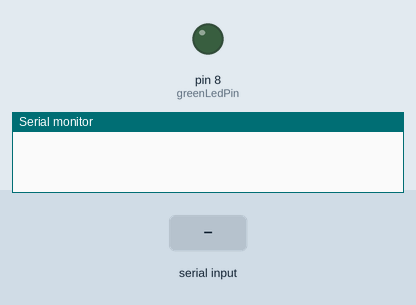
The sketch below on a simulated Arduino Uno, built with avr-gcc and run on an emulated ATmega328P. Shown: output pins drawn as LEDs (lit = HIGH), the last lines printed to the serial monitor. The test bench sets the inputs (shaded band).

Above: at 1.2 s.
1.3 s: "90,45\n" received over Serial
At 3.0 s:
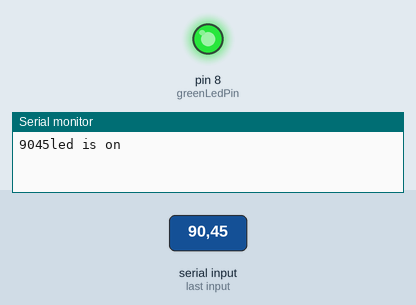
3.8 s: "5\n" received over Serial
Timing chart, 0 to 6.8 s (numbered marks = the images above; inputs shaded):
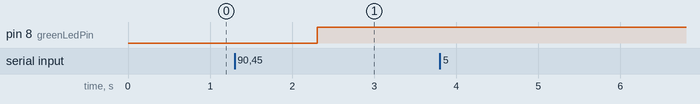

Measured:
- after the input at 1.3 s, pin 8 (greenLedPin): LOW → HIGH after 1.0 s

The sketch:

Receiver_master.ino
```cpp
//new code for receiver

#define greenLedPin 8
int dataFromSlave = "";
int bpmnumber = 0;
String number = "";
void setup() {
  pinMode(greenLedPin, OUTPUT);
  digitalWrite(greenLedPin, LOW);
  //pinMode(masterSwitchPin, INPUT);
  //digitalWrite(masterSwitchPin,LOW);
  Serial.begin(9600); // Default baud rate of the Bluetooth module
}
void loop() {
  while (Serial.available() > 0) { // Checks whether data is comming from the serial port
    dataFromSlave = Serial.read(); // Reads the data from the serial port and store it in dataFromSlave variable
    // Serial.print(dataFromSlave);
    if (isDigit(dataFromSlave)) {
      number += (char)dataFromSlave;
      //number = dataFromSlave.substring(dataFromSlave.indexOf(':') + 1, 10);
      //Serial.println(number);
    }
    if (dataFromSlave == '\n') {
      bpmnumber = number.toInt();
      Serial.print(number.toInt());
      // Controlling the Buzzer
      if (bpmnumber >= 44) {
        digitalWrite(greenLedPin, LOW); // led ON
        delay (1000);
        digitalWrite(greenLedPin, HIGH); // led OFF
        Serial.println("led is on");

      }
      else {
        digitalWrite(greenLedPin, HIGH); // led OFF
        Serial.println("led is off");
      }
      // Reading the masterSwitchValue
      delay(1000);
      dataFromSlave = "";
      number = "";
    }
  }
}
```
